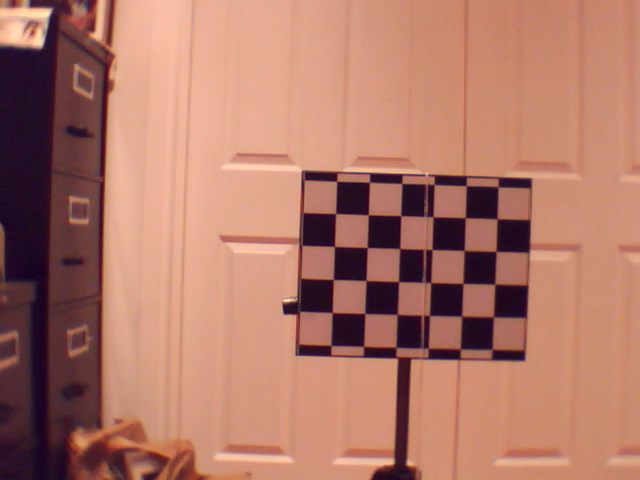
#> input picture calibration_images/camera_1_100cm.png, 640 x 480 px
$ python -i red_square.py   (imports and definitions only)
#> lines starting #> are read from the running program, lines starting #| are printed output that depends on the picture; after the words box and inside, x2 and y2 are one past the last pixel; in counts of white or black regions, pixels touching at a corner belong together
#> further down, picture is the input picture: shape (480, 640, 3); mean B, G, R 104.5, 120.4, 175.9
### utilities/blob_analysis.py
import cv2
import copy


class BinaryBlobDetector():
    def __init__(self, maximum_center_offset=31):
        self.params = cv2.SimpleBlobDetector_Params()
        self.params.filterByColor = False
        self.params.filterByArea = False
        self.params.filterByCircularity = False
        self.params.filterByConvexity = False
        self.params.filterByInertia = False
        self.params.minArea = 1
        self.params.maxArea = float('inf')
        self.params.minCircularity = 1e-8
        self.params.maxCircularity = 1
        self.params.minConvexity = 1e-8
        self.params.maxConvexity = 1
        self.params.minInertiaRatio = 1e-8
        self.params.maxInertiaRatio = 1
        # https://stackoverflow.com/questions/59217213/opencv-blob-detector-has-offset-on-found-position
        self.params.minThreshold = 128
        self.params.maxThreshold = 129
        self.params.thresholdStep = 1
        self.params.minRepeatability = 1
        self.maximum_center_offset = maximum_center_offset

        self.blob_detector = cv2.SimpleBlobDetector_create(self.params)

    def DetectBlobs(self, binary_img):
        keypoints = self.blob_detector.detect(
            255 - binary_img)  # cv2.SimpleBlobDetector expects black blobs on a white background

        annotated_img = cv2.cvtColor(binary_img, cv2.COLOR_GRAY2BGR)
        img_shape_HW = binary_img.shape

        seedPoint_boundingBox_list = []
        runningNdx = 0
        for kp in keypoints:
            center = (int(round(kp.pt[0])), int(round(kp.pt[1])) )
            fill_color = ((runningNdx * 17) % 256, (runningNdx * 43) % 256, (runningNdx * 57) % 256)
            if fill_color[0] == 0 and fill_color[1] == 0 and fill_color[2] == 0:
                fill_color = (128, 128, 128)
            closest_white_point = self.ClosestWhitePoint(binary_img, center)
            if closest_white_point is not None:
                retval, _, _, bounding_box = cv2.floodFill(annotated_img, mask=None, seedPoint=closest_white_point,
                                                           newVal=fill_color)
                cv2.circle(annotated_img, closest_white_point, 5, (fill_color[0] / 2, fill_color[1] / 2, fill_color[2] / 2),
                           thickness=-1)
                runningNdx += 1
                if bounding_box[2] < img_shape_HW[1] or bounding_box[3] < img_shape_HW[0]:
                    seedPoint_boundingBox_list.append( (closest_white_point, bounding_box) )
        seedPoint_boundingBox_list = self.RemoveDuplicates(seedPoint_boundingBox_list, annotated_img)
        return seedPoint_boundingBox_list, annotated_img

    def ClosestWhitePoint(self, binary_img, point):
        if binary_img[point[1], point[0]] == 255:
            return point
        img_shape_HW = binary_img.shape
        closest_point = None
        for neighborhood_size in range(3, 2 * self.maximum_center_offset + 1, 2):
            neighborhood = [point[0] - neighborhood_size // 2, point[1] - neighborhood_size // 2,
                            neighborhood_size, neighborhood_size]
            neighborhood[0] = max(neighborhood[0], 0)
            neighborhood[1] = max(neighborhood[1], 0)
            neighborhood[2] = min(neighborhood_size, img_shape_HW[1] - neighborhood[0])
            neighborhood[3] = min(neighborhood_size, img_shape_HW[0] - neighborhood[1])
            neighborhood_img = binary_img[neighborhood[1]: neighborhood[1] + neighborhood[3],
                               neighborhood[0]: neighborhood[0] + neighborhood[2]]
            number_of_nonzero_pixels = cv2.countNonZero(neighborhood_img)
            if number_of_nonzero_pixels > 0:
                for y in range(neighborhood_img.shape[0]):
                    for x in range(neighborhood_img.shape[1]):
                        if neighborhood_img[y, x] == 255:
                            closest_point = (neighborhood[0] + x, neighborhood[1] + y)
                break
        return closest_point

    def RemoveDuplicates(self, seedPoint_boundingBox_list, annotated_img):
        cleaned_seedPoint_boundingBox_list = []
        for candidate_seedPoint_boundingBox in seedPoint_boundingBox_list:
            candidate_boundingBox_is_already_present = False
            for already_counted_pair in cleaned_seedPoint_boundingBox_list:
                if already_counted_pair[1] == candidate_seedPoint_boundingBox[1]:  # The bounding boxes coincide
                    candidate_boundingBox_is_already_present = True
                    cv2.circle(annotated_img, candidate_seedPoint_boundingBox[0], 9,
                               (0, 0, 255),
                               thickness=1)
                    break
            if not candidate_boundingBox_is_already_present:
                cleaned_seedPoint_boundingBox_list.append(candidate_seedPoint_boundingBox)
        return cleaned_seedPoint_boundingBox_list

def CenterOfMass(points_list):
    if len(points_list) == 0:
        raise ValueError(f"blob_analysis.CenterOfMass(): The list of points is empty")
    sum_x = 0.0
    sum_y = 0.0
    for (x, y) in points_list:
        sum_x += x
        sum_y += y
    center_of_mass = (sum_x/len(points_list), sum_y/len(points_list))
    return center_of_mass

def PointsOfBlob(binary_img, seed_point, bounding_box=None):
    floodfilled_img = copy.deepcopy(binary_img)
    # Floodfill with zero, starting from the seed point
    _, floodfilled_img, _, _ = cv2.floodFill(floodfilled_img, None, seed_point, 0)
    blob_img = binary_img - floodfilled_img  # Only the blob remains
    points_list = []
    range_y = [0, blob_img.shape[0]]
    range_x = [0, blob_img.shape[1]]
    if bounding_box is not None:
        range_y = [bounding_box[1], bounding_box[1] + bounding_box[3]]
        range_x = [bounding_box[0], bounding_box[0] + bounding_box[2]]
    for y in range(range_y[0], range_y[1]):
        for x in range(range_x[0], range_x[1]):
            if blob_img[y, x] > 0:
                points_list.append((x, y))
    return points_list

### utilities/red_square.py
import cv2
import numpy as np
import os
import utilities.blob_analysis as blob_analysis

class Detector():
    def __init__(self, blue_delta=15,
                 blue_mask_dilation_kernel_size=45,
                 red_delta=50,
                 red_mask_dilation_kernel_size=13,
                 debug_directory=None):
        self.blue_delta = blue_delta
        self.blue_mask_dilation_kernel_size = blue_mask_dilation_kernel_size
        self.red_delta = red_delta
        self.red_mask_dilation_kernel_size = red_mask_dilation_kernel_size
        self.debug_directory = debug_directory
        self.blob_detector = blob_analysis.BinaryBlobDetector()

    def Detect(self, image):
        blue_minus_green_img = image[:, :, 0].astype(float) - image[:, :, 1].astype(float)
        blue_minus_red_img = image[:, :, 0].astype(float) - image[:, :, 2].astype(float)
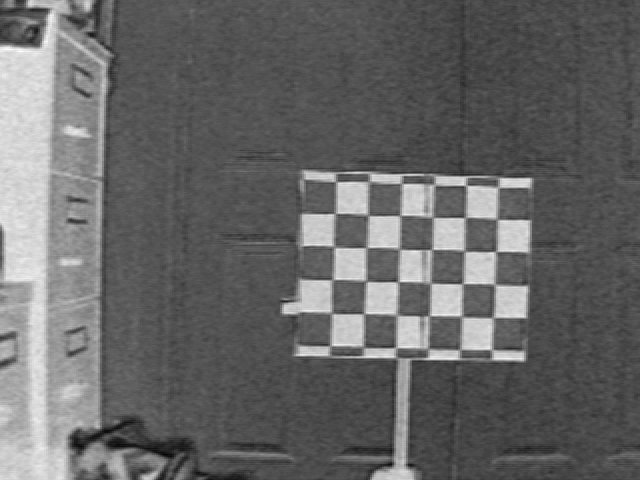
#> blue_minus_red_img: shape (480, 640) float64; min -141, max 31, mean -71.4; drawn with min black and max white
        blue_domination_img = np.minimum(blue_minus_red_img, blue_minus_green_img)
        _, blue_domination_mask = cv2.threshold(np.clip(blue_domination_img, 0, 255).astype(np.uint8), \
                                                 self.blue_delta, 255, cv2.THRESH_BINARY)
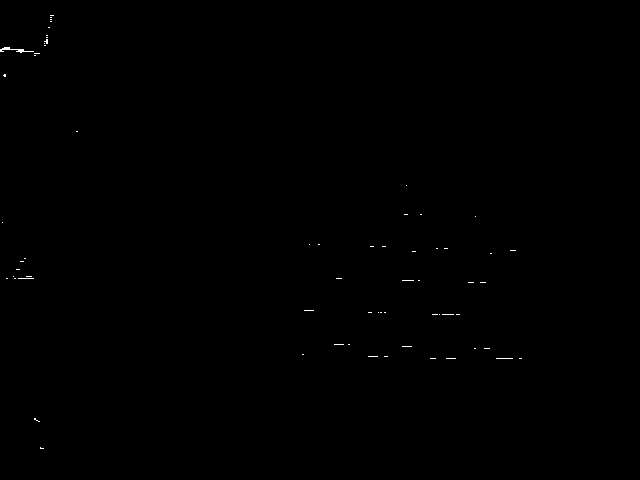
#> blue_domination_mask: shape (480, 640); 0.12% white in thin lines or dots, all inside (x1, y1, x2, y2) = (0, 15, 522, 449)
        # Dilate and erode
        blue_dilation_erosion_kernel = np.ones((self.blue_mask_dilation_kernel_size, self.blue_mask_dilation_kernel_size), dtype=np.uint8)
        blue_domination_mask = cv2.dilate(blue_domination_mask, blue_dilation_erosion_kernel)
#> blue_domination_mask: shape (480, 640); 18.3% white; 5 white regions, box (x1, y1, x2, y2) and area: (280, 163, 544, 381) 40414, (0, 0, 76, 99) 5596, (0, 200, 56, 301) 4392, (12, 396, 66, 471) 3753, (54, 109, 100, 154) 2070
        blue_domination_mask = cv2.erode(blue_domination_mask, blue_dilation_erosion_kernel)
#> blue_domination_mask: shape (480, 640); 2.2% white; 13 white regions (7 under 20 px), largest, box (x1, y1, x2, y2) and area: (304, 310, 522, 359) 3346, (370, 185, 516, 283) 2009, (0, 222, 34, 279) 674, (0, 47, 40, 77) 478, (50, 0, 54, 22) 76, (44, 35, 48, 46) 28

        red_minus_green_img = image[:, :, 2].astype(float) - image[:, :, 1].astype(float)
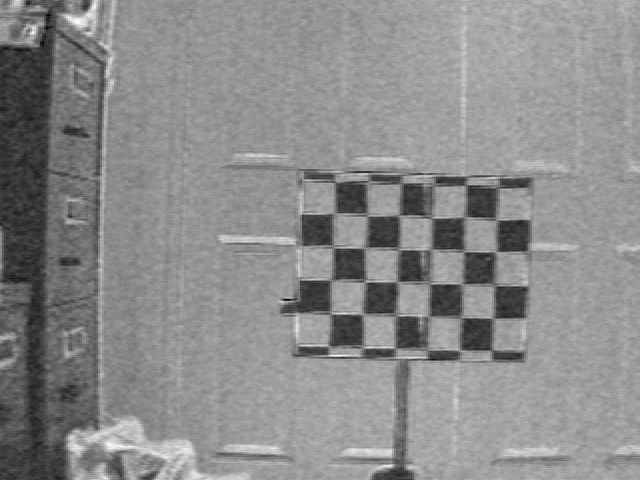
#> red_minus_green_img: shape (480, 640) float64; min -2, max 103, mean 55.5; drawn with min black and max white
        red_minus_blue_img = -blue_minus_red_img
        red_domination_img = np.minimum(red_minus_green_img, red_minus_blue_img)
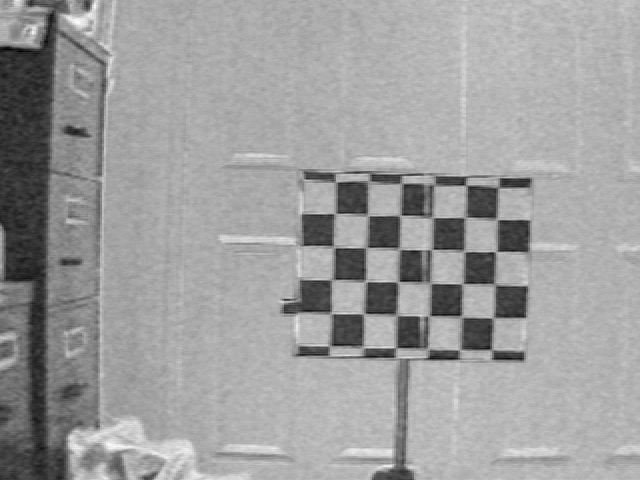
#> red_domination_img: shape (480, 640) float64; min -31, max 103, mean 52.2; drawn with min black and max white
        _, red_domination_mask = cv2.threshold(np.clip(red_domination_img, 0, 255).astype(np.uint8), \
                                               self.red_delta, 255, cv2.THRESH_BINARY)
#> red_domination_mask: shape (480, 640); 76.3% white; 188 black regions (165 under 20 px), largest, box (x1, y1, x2, y2) and area: (0, 0, 112, 480) 43434, (280, 169, 534, 480) 25798, (78, 444, 130, 480) 920
        # Dilate and erode
        red_dilation_erosion_kernel = np.ones((self.red_mask_dilation_kernel_size, self.red_mask_dilation_kernel_size), dtype=np.uint8)
        red_domination_mask = cv2.dilate(red_domination_mask, red_dilation_erosion_kernel)
#> red_domination_mask: shape (480, 640); 88% white; 28 black regions (5 under 20 px), largest, box (x1, y1, x2, y2) and area: (0, 0, 94, 480) 28925, (300, 286, 326, 309) 524, (404, 256, 426, 278) 466
        red_domination_mask = cv2.erode(red_domination_mask, red_dilation_erosion_kernel)
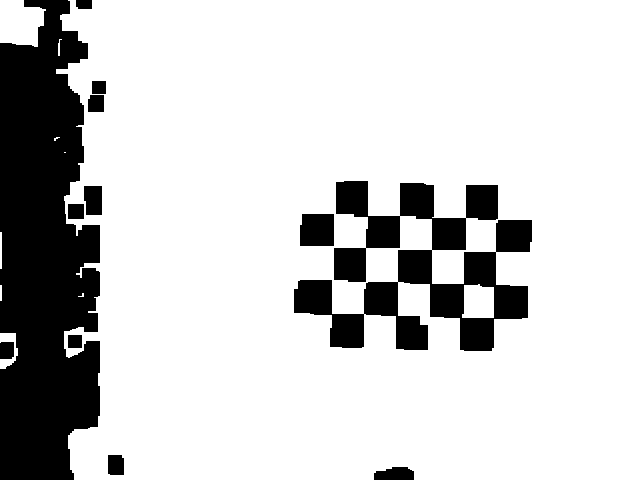
#> red_domination_mask: shape (480, 640); 80.9% white; 12 black regions, largest, box (x1, y1, x2, y2) and area: (0, 0, 100, 480) 37423, (294, 181, 532, 351) 17769, (300, 214, 334, 246) 1066

        # Masks intersection
        red_square_mask = np.minimum(blue_domination_mask, red_domination_mask)
#> red_square_mask: shape (480, 640); 1.2% white; 6 white regions (1 under 20 px), largest, box (x1, y1, x2, y2) and area: (364, 315, 522, 359) 2581, (400, 216, 432, 250) 612, (304, 313, 330, 345) 332, (466, 218, 496, 252) 100, (0, 232, 2, 269) 74

        # Blob analysis
        seedPoint_boundingBox_list, annotated_img = self.blob_detector.DetectBlobs(red_square_mask)
#> in DetectBlobs, `keypoints = self.blob_detector.detect( 255 - binary_img)`: keypoints = 6 keypoints; (x, y, size): (320, 239, 649.8), (424, 341, 81.8), (412, 234, 33.2), (310, 330, 29.7), (477, 243, 21.9), (302, 354, 2.2)
#> the loop in DetectBlobs, `for kp in keypoints:` made 6 passes
#> after the loop in DetectBlobs, `for kp in keypoints:`:
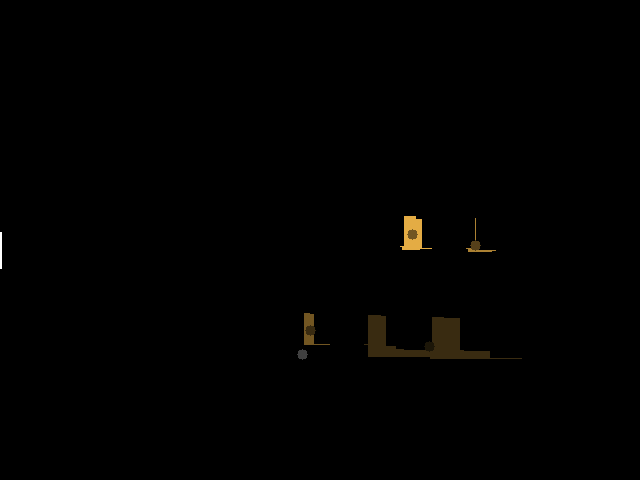
#> annotated_img: shape (480, 640, 3); mean B, G, R 0.4, 0.9, 1.2
#> after the loop in DetectBlobs, `for kp in keypoints:`: runningNdx = 5; seedPoint_boundingBox_list = [((302, 354), (302, 354, 2, 1)), ((429, 346), (364, 315, 158, 44)), ((310, 330), (304, 313, 26, 32)), ((475, 245), (466, 218, 30, 34)), ((412, 234), (400, 216, 32, 34))]
#> the loop in RemoveDuplicates, `for candidate_seedPoint_boundingBox in seedPoint_boundingBox_list:` made 5 passes
#> candidate_seedPoint_boundingBox on passes 1 to 5: ((302, 354), (302, 354, 2, 1)), ((429, 346), (364, 315, 158, 44)), ((310, 330), (304, 313, 26, 32)), ((475, 245), (466, 218, 30, 34)), ((412, 234), (400, 216, 32, 34))
#> after the loop in RemoveDuplicates, `for candidate_seedPoint_boundingBox in seedPoint_boundingBox_list:`: cleaned_seedPoint_boundingBox_list has the same summary as seedPoint_boundingBox_list in DetectBlobs
        largest_points_list = None
        highest_number_of_pixels = 0
        for seed_point, bounding_box in seedPoint_boundingBox_list:
            points_list = blob_analysis.PointsOfBlob(red_square_mask, seed_point, bounding_box)
            if points_list is None:
                number_of_pixels = 0
            else:
                number_of_pixels = len(points_list)
                if number_of_pixels > highest_number_of_pixels:
                    highest_number_of_pixels = number_of_pixels
                    largest_points_list = points_list
#> this loop made 5 passes
#> (bounding_box, number_of_pixels, highest_number_of_pixels, largest_points_list) on pass 1: ((302, 354, 2, 1), 2, 2, [(302, 354), (303, 354)])
#> (seed_point, bounding_box, number_of_pixels, highest_number_of_pixels) on pass 2: ((429, 346), (364, 315, 158, 44), 2581, 2581)
#> pass 2, in PointsOfBlob (call 2), `blob_img = binary_img - floodfilled_img`:
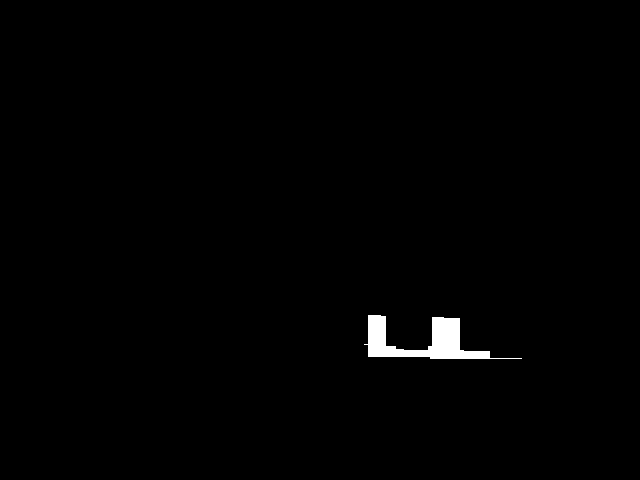
#> blob_img: shape (480, 640); 0.84% white; 1 white region, box (x1, y1, x2, y2) and area: (364, 315, 522, 359) 2581
#> after the loop, highest_number_of_pixels = 2581; largest_points_list = 2581 pairs, first value 364 to 521, second value 315 to 358
        if largest_points_list is None:
            center_of_mass = (-1, -1)
        else:
            center_of_mass = blob_analysis.CenterOfMass(largest_points_list)
#> the loop in CenterOfMass, `for (x, y) in points_list:` made 2581 passes
#> (x, y, sum_x, sum_y) on passes 1 to 3: (368, 315, 368, 315), (369, 315, 737, 630), (370, 315, 1107, 945)
#> after the loop in CenterOfMass, `for (x, y) in points_list:`: sum_x = 1091714; sum_y = 880551
#> in CenterOfMass, `center_of_mass = (sum_x/len(points_list), sum_y/len(points_list))`: center_of_mass = (423, 341.2)
#> center_of_mass = (423, 341.2)

        if self.debug_directory is not None:
            blue_domination_img_filepath = os.path.join(self.debug_directory, "Detector_detect_blueDomination.png")
            cv2.imwrite(blue_domination_img_filepath, blue_domination_img)
            blue_domination_mask_filepath = os.path.join(self.debug_directory, "Detector_detect_blueDominationMask.png")
            cv2.imwrite(blue_domination_mask_filepath, blue_domination_mask)
            red_domination_img_filepath = os.path.join(self.debug_directory, "Detector_detect_redDomination.png")
            cv2.imwrite(red_domination_img_filepath, red_domination_img)
            red_domination_mask_filepath = os.path.join(self.debug_directory, "Detector_detect_redDominationMask.png")
            cv2.imwrite(red_domination_mask_filepath, red_domination_mask)
            red_square_mask_filepath = os.path.join(self.debug_directory, "Detector_detect_redMask.png")
            cv2.imwrite(red_square_mask_filepath, red_square_mask)

        return center_of_mass

>>> import cv2
>>> picture = cv2.imread('../calibration_images/camera_1_100cm.png')
>>> result = Detector().Detect(picture)
#> result = (423, 341.2)

$ run again, on calibration_images/camera_1_60cm.png
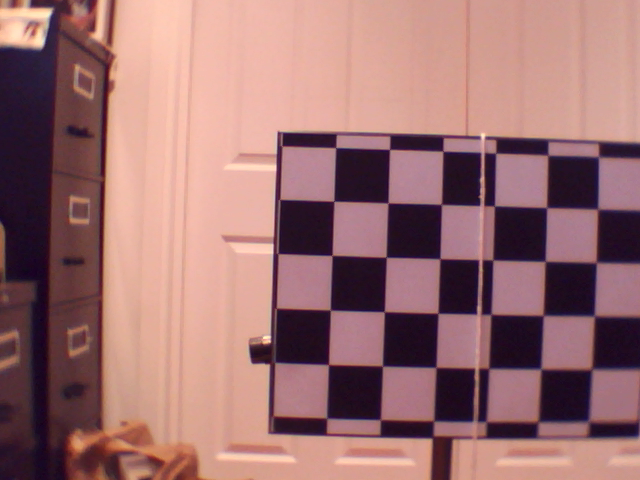
#> input picture calibration_images/camera_1_60cm.png, 640 x 480 px
#> picture is the input picture: shape (480, 640, 3); mean B, G, R 112.4, 112.4, 156.7
#> in Detect, `_, blue_domination_mask = cv2.threshold(np.clip(blue_domination_img, 0..`:
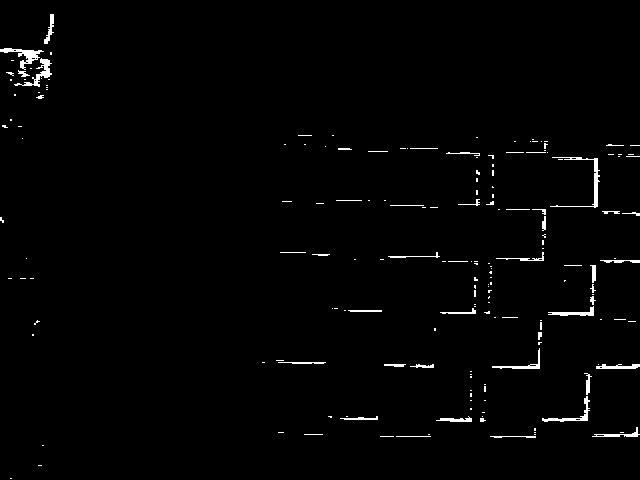
#> blue_domination_mask: shape (480, 640); 1.4% white; 182 white regions (137 under 20 px), largest, box (x1, y1, x2, y2) and area: (550, 157, 600, 208) 323, (0, 48, 44, 70) 297, (14, 58, 52, 87) 267
#> in Detect, `red_domination_mask = cv2.erode(red_domination_mask, red_dilation_eros..`:
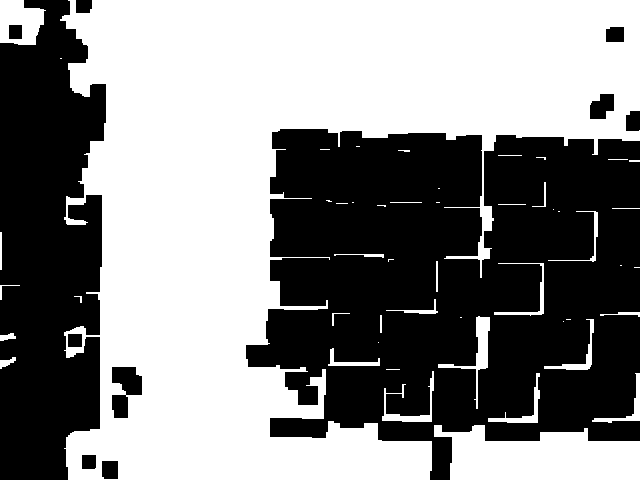
#> red_domination_mask: shape (480, 640); 51.8% white; 11 black regions, largest, box (x1, y1, x2, y2) and area: (246, 129, 640, 480) 104286, (0, 0, 106, 480) 40802, (112, 367, 142, 418) 1001
#> red_square_mask: shape (480, 640); 0.12% white; 3 white regions, box (x1, y1, x2, y2) and area: (480, 141, 496, 206) 253, (474, 371, 478, 409) 78, (480, 261, 482, 278) 34
#> keypoints = 4 keypoints; (x, y, size): (320, 240, 650), (485, 165, 37.3), (476, 390, 20.2), (480, 269, 10.4)
#> the loop in DetectBlobs, `for kp in keypoints:` made 4 passes
#> after the loop in DetectBlobs, `for kp in keypoints:`: runningNdx = 3; seedPoint_boundingBox_list = [((476, 390), (474, 371, 4, 38)), ((480, 269), (480, 261, 2, 17)), ((483, 167), (480, 141, 16, 65))]
#> the loop in RemoveDuplicates, `for candidate_seedPoint_boundingBox in seedPoint_boundingBox_list:` made 3 passes
#> candidate_seedPoint_boundingBox on passes 1 to 3: ((476, 390), (474, 371, 4, 38)), ((480, 269), (480, 261, 2, 17)), ((483, 167), (480, 141, 16, 65))
#> after the loop in RemoveDuplicates, `for candidate_seedPoint_boundingBox in seedPoint_boundingBox_list:`: cleaned_seedPoint_boundingBox_list has the same summary as seedPoint_boundingBox_list in DetectBlobs
#> the loop in Detect, `for seed_point, bounding_box in seedPoint_boundingBox_list:` made 3 passes
#> (seed_point, bounding_box, number_of_pixels, highest_number_of_pixels) on passes 1, 3: ((476, 390), (474, 371, 4, 38), 78, 78), ((483, 167), (480, 141, 16, 65), 253, 253)
#> after the loop in Detect, `for seed_point, bounding_box in seedPoint_boundingBox_list:`: highest_number_of_pixels = 253; largest_points_list = 253 pairs, first value 480 to 495, second value 141 to 205
#> the loop in CenterOfMass, `for (x, y) in points_list:` made 253 passes
#> (x, y, sum_x, sum_y) on passes 1 to 3: (482, 141, 482, 141), (483, 141, 965, 282), (484, 141, 1449, 423)
#> after the loop in CenterOfMass, `for (x, y) in points_list:`: sum_x = 122655; sum_y = 41482
#> in CenterOfMass, `center_of_mass = (sum_x/len(points_list), sum_y/len(points_list))`: center_of_mass = (484.8, 164)
